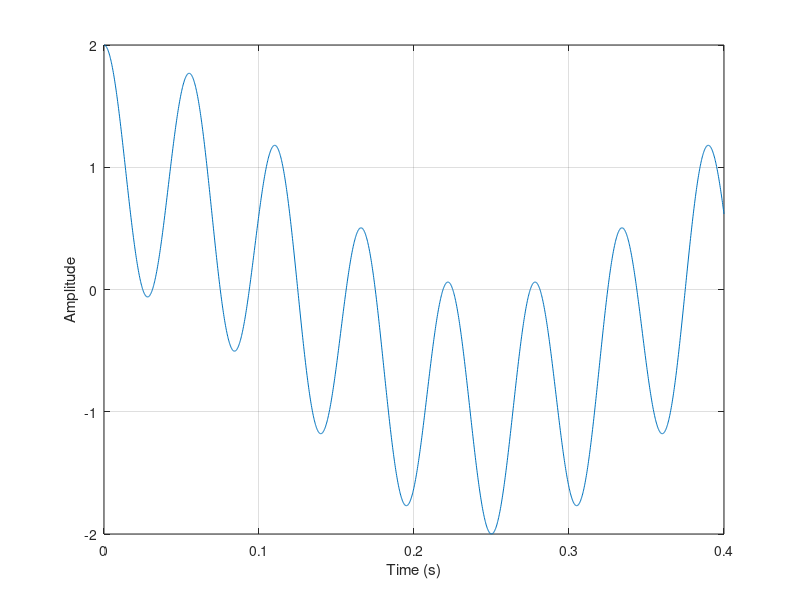

Source code (MATLAB):
t = 0:1/(50*100):2/5;
 x = 2*cos(2*pi*8*t).*cos(2*pi*10*t);     % beat doesn't happen
% x = 2*cos(2*pi*5*t).*cos(2*pi*100*t);   % beat happens
plot(t,x)
grid
xlabel('Time (s)')
ylabel('Amplitude')
